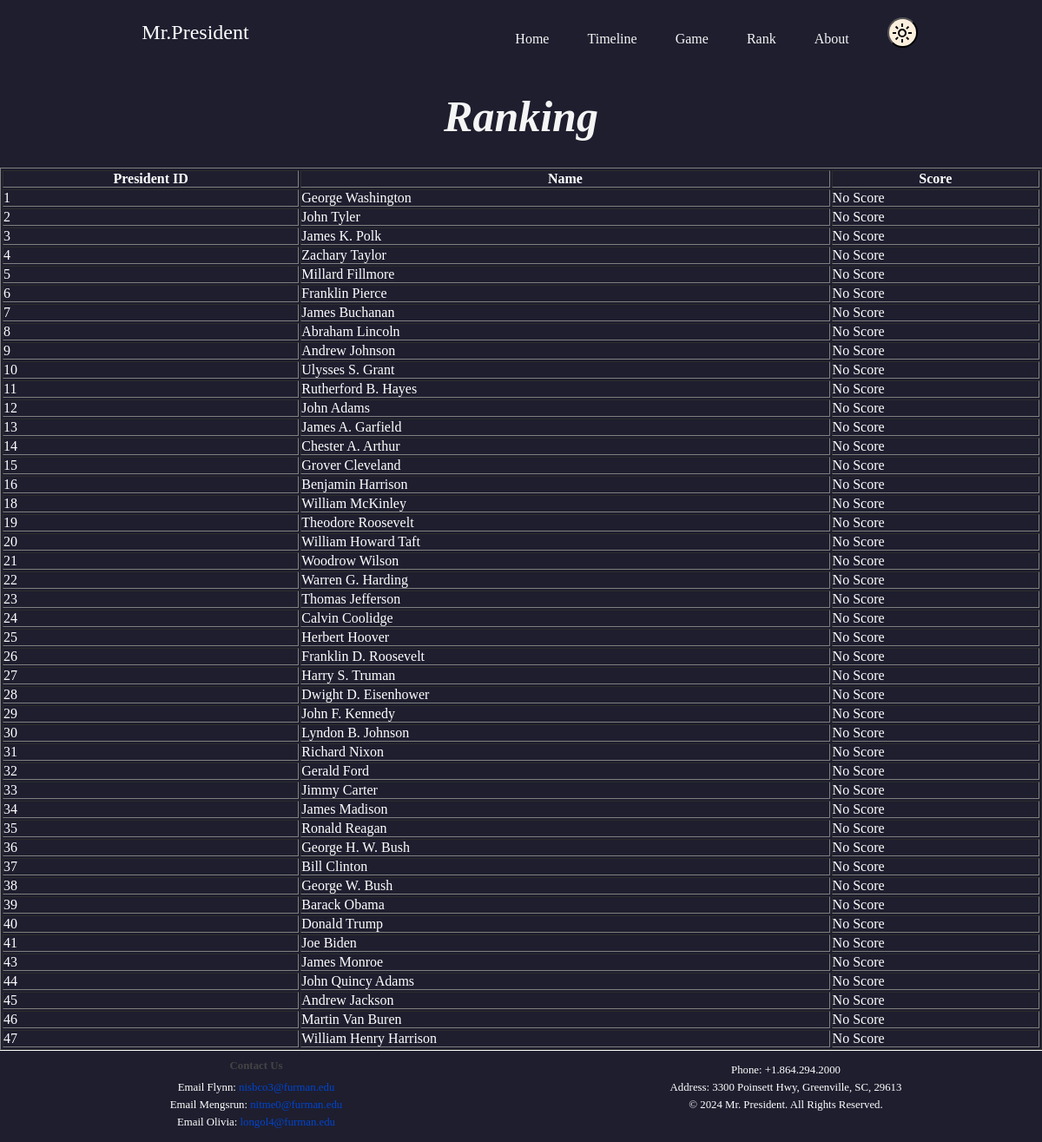
The app's page /rank with its own data.
### tables this page shows
CREATE TABLE President (
            presidentID INTEGER PRIMARY KEY AUTOINCREMENT,
            presidentName VARCHAR(100) NOT NULL,
            DOB DATE NOT NULL,
            Death DATE DEFAULT NULL,
            First_Lady VARCHAR(100),
            Score INTEGER DEFAULT NULL
        );

### app/app.py (the view)
@app.route('/rank')
def ranking():
    with get_db() as conn:
        cursor = conn.cursor()
        cursor.execute('SELECT * FROM President')
        users = cursor.fetchall()
    return render_template('ranking.html', page_title = "Ranking", presidents = users)

### app/app.py (called while the page is built)
def get_db():
    conn = sqlite3.connect(DATABASE)
    conn.row_factory = sqlite3.Row
    return conn

### app/templates/ranking.html (shortened to what this page needs)
{% extends 'layout.html' %}
{% block content %}
<h1>{{ page_title }}</h1>
<table border="1" class="presidentList">
    <thead>
        <tr>
            <th>President ID</th>
            <th>Name</th>
            <th>Score</th>
        </tr>
    </thead>
    <tbody>
        {% for president in presidents %}
            <tr>
                <td>{{ president['presidentID'] }}</td>
                <td>{{ president['presidentName'] }}</td>
                <td>{{ president['Score'] | default('No Score', true) }}</td>
            </tr>
        {% else %}
            <tr>
                <td colspan="6">No presidents found</td>
            </tr>
        {% endfor %}
    </tbody>
</table>
{% endblock %}

### app/templates/layout.html (shortened to what this page needs)
<!DOCTYPE html>
<head>
    <link rel="stylesheet" href="{{ url_for('static', filename='css/styles.css') }}">
    <link rel="stylesheet" href="{{ url_for('static', filename='css/mediaqueries.css') }}">
    <link rel="stylesheet" href="{{ url_for('static', filename='css/aboutStyles.css') }}">
</head>
<body onload= getData()>
   <div class="wrapper">
    <nav id="desktop-nav">
        <div class='logo'>
        <a href="/"> Mr.President</a>
        </div>
        <ul class="nav-menu">
            <li> <a href="/"> Home</a></li>
            <li> <a href="/timeline"> Timeline</a></li>
            <li> <a href="/game"> Game</a></li>
            <li> <a href="/rank"> Rank</a></li>
            <li> <a href="/about"> About</a></li>
            <li> <button class="switch-mode">
            </button></li>
        </ul>
    </nav>
    {% block content %}{% endblock %}
</div>
    <footer>
        <div class="footer-container">
            <div class="footer-contact">
                <h3>Contact Us</h3>
                <p>Email Flynn: <a href="mailto:nisbco3@furman.edu">nisbco3@furman.edu</a></p>
                <p>Email Mengsrun: <a href="mailto:nitme0@furman.edu">nitme0@furman.edu</a></p>
                <p>Email Olivia: <a href="mailto:longol4@furman.edu">longol4@furman.edu</a></p>
            </div>
            <div class="footer-copyright">
                <p>Phone: +1.864.294.2000</p>
                <p>Address: 3300 Poinsett Hwy, Greenville, SC, 29613</p>
                <p>&copy; 2024 Mr. President. All Rights Reserved.</p>
            </div>
        </div>
        </footer>
</body>
</html>

### www/static/css/styles.css (style rules this page uses)
* { font-family: "Playfair Display", serif; color: var(--ComponentBase-color); margin: 0; padding: 0; box-sizing: border-box; }
h1 { font-family: "Playfair Display", serif; text-align: center; font-style: italic; color: var(--primary-text); padding: 20px; font-size: 40px; }
body { background-color: var(--background-color); margin: 0; padding: 0; min-height: 100vh; }
li, a { font-family: "Playfair Display", serif; font-weight: 500; font-size: 30px; text-decoration: none; color: var(--primary-text); }
.logo { font-size: 1rem; }
#desktop-nav { display:flex; width: 100%; justify-content:space-around; align-items: center; align-content: center; vertical-align: middle; margin: 20px; }
.nav-menu { list-style: none; align-items: center; align-content: center; vertical-align: middle; align-self: center; }
.nav-menu li { display: inline-block; padding: 0 20px; align-items: center; align-content: center; align-self: center; font-size: 0.8rem; }
.nav-menu li a { font-size: 1rem; }
.nav-menu li button { width: 35px; height: 35px; }
body { margin: 0; font-family: Arial, sans-serif; }
.logo a { color: var(--ComponentBase-color); text-decoration: none; font-size: 1.5rem; }
.switch-mode { height: 50px; width: 50px; border-radius: 50%; background-color: var(--contrast-back); display: flex; justify-content: center; align-items: center; }
.switch-mode svg:last-child { display: block; }
.footer-container { width: 100%; display: flex; justify-content:space-between; margin: 0 auto; gap: 20px; border-top: 1px solid white; }
.footer-contact, .footer-copyright { flex: 1; text-align: center; padding: 10px; }
.footer-contact h3 { margin-bottom: 10px; font-size: 0.8rem; color: #444; }
.footer-contact p { font-size: 0.8rem; margin: 5px 0; }
.footer-contact a { color: #0044cc; text-decoration: none; font-size: 0.8rem; }
.footer-copyright p { font-size: 0.8rem; margin: 5px 0; }
.wrapper { display: flex; flex-direction: column; min-height: 100vh; }

### www/static/css/aboutstyles.css (style rules this page uses)
h1 { font-size: 50px; font-style: italic; margin: 10px; text-align: center; }
p { font-size: 20px; }

### records on screen
President: presidentID "1", presidentName "George Washington", Score "No Score"
President: presidentID "2", presidentName "John Tyler", Score "No Score"
President: presidentID "3", presidentName "James K. Polk", Score "No Score"
President: presidentID "4", presidentName "Zachary Taylor", Score "No Score"
President: presidentID "5", presidentName "Millard Fillmore", Score "No Score"
President: presidentID "6", presidentName "Franklin Pierce", Score "No Score"
President: presidentID "7", presidentName "James Buchanan", Score "No Score"
President: presidentID "8", presidentName "Abraham Lincoln", Score "No Score"
President: presidentID "9", presidentName "Andrew Johnson", Score "No Score"
President: presidentID "10", presidentName "Ulysses S. Grant", Score "No Score"
President: presidentID "11", presidentName "Rutherford B. Hayes", Score "No Score"
President: presidentID "12", presidentName "John Adams", Score "No Score"
President: presidentID "13", presidentName "James A. Garfield", Score "No Score"
President: presidentID "14", presidentName "Chester A. Arthur", Score "No Score"
President: presidentID "15", presidentName "Grover Cleveland", Score "No Score"
President: presidentID "16", presidentName "Benjamin Harrison", Score "No Score"
President: presidentID "18", presidentName "William McKinley", Score "No Score"
President: presidentID "19", presidentName "Theodore Roosevelt", Score "No Score"
President: presidentID "20", presidentName "William Howard Taft", Score "No Score"
President: presidentID "21", presidentName "Woodrow Wilson", Score "No Score"
President: presidentID "22", presidentName "Warren G. Harding", Score "No Score"
President: presidentID "23", presidentName "Thomas Jefferson", Score "No Score"
President: presidentID "24", presidentName "Calvin Coolidge", Score "No Score"
President: presidentID "25", presidentName "Herbert Hoover", Score "No Score"
President: presidentID "26", presidentName "Franklin D. Roosevelt", Score "No Score"
President: presidentID "27", presidentName "Harry S. Truman", Score "No Score"
President: presidentID "28", presidentName "Dwight D. Eisenhower", Score "No Score"
President: presidentID "29", presidentName "John F. Kennedy", Score "No Score"
President: presidentID "30", presidentName "Lyndon B. Johnson", Score "No Score"
President: presidentID "31", presidentName "Richard Nixon", Score "No Score"
President: presidentID "32", presidentName "Gerald Ford", Score "No Score"
President: presidentID "33", presidentName "Jimmy Carter", Score "No Score"
President: presidentID "34", presidentName "James Madison", Score "No Score"
President: presidentID "35", presidentName "Ronald Reagan", Score "No Score"
President: presidentID "36", presidentName "George H. W. Bush", Score "No Score"
President: presidentID "37", presidentName "Bill Clinton", Score "No Score"
President: presidentID "38", presidentName "George W. Bush", Score "No Score"
President: presidentID "39", presidentName "Barack Obama", Score "No Score"
President: presidentID "40", presidentName "Donald Trump", Score "No Score"
President: presidentID "41", presidentName "Joe Biden", Score "No Score"
President: presidentID "43", presidentName "James Monroe", Score "No Score"
President: presidentID "44", presidentName "John Quincy Adams", Score "No Score"
President: presidentID "45", presidentName "Andrew Jackson", Score "No Score"
President: presidentID "46", presidentName "Martin Van Buren", Score "No Score"
President: presidentID "47", presidentName "William Henry Harrison", Score "No Score"

### other values on screen
{{ page_title }} "Ranking"
